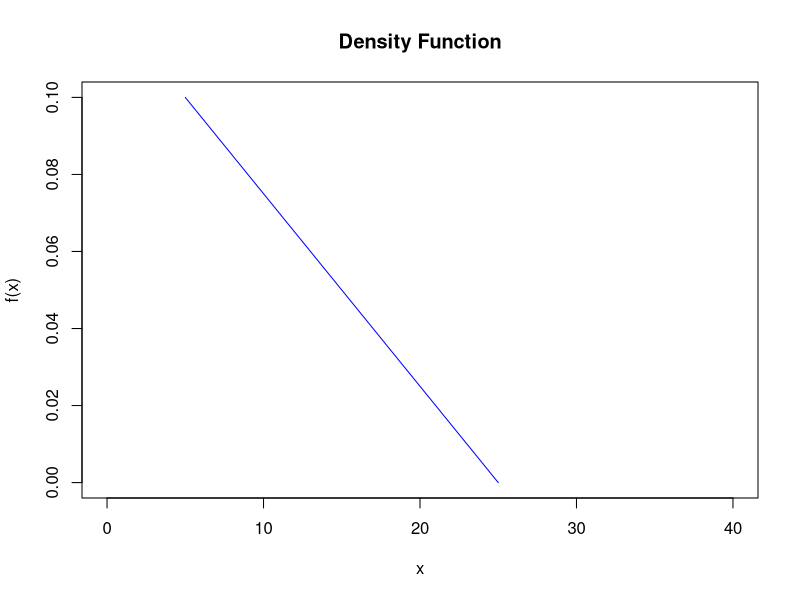

This chart was generated by the following R code:
## ---- chunk 1
knitr::opts_chunk$set(echo = TRUE)
## ---- chunk 2
  k=1/integrate(function(x) 25-x,5,25)$value
  k

## ---- chunk 3
density <- function(x){k*(25-x)}
x <- seq(5,25)
y <- density(x)
plot(x,y,
    main="Density Function",
    ylab="f(x)",
    type="l",
    col="blue",
    xlim=c(0,40))
## ---- chunk 4
probability <- integrate(function(x) density(x),20,25)$value
probability
